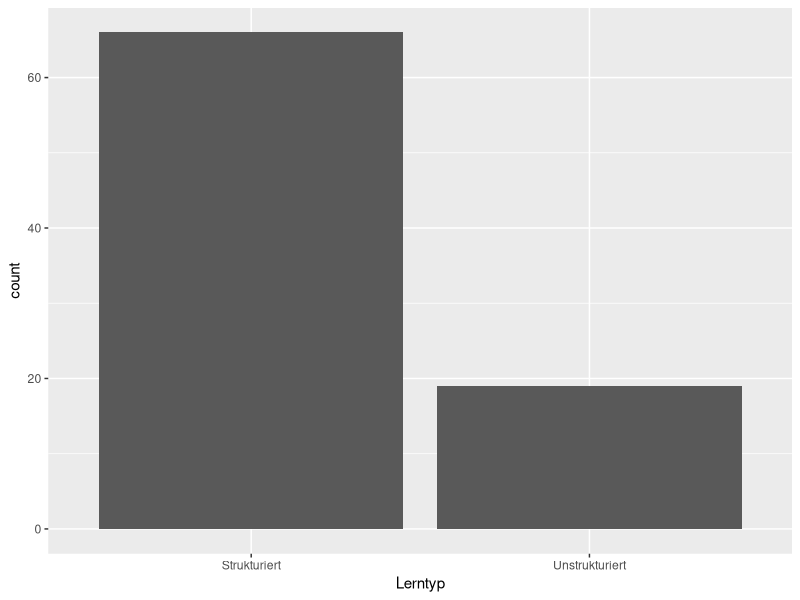
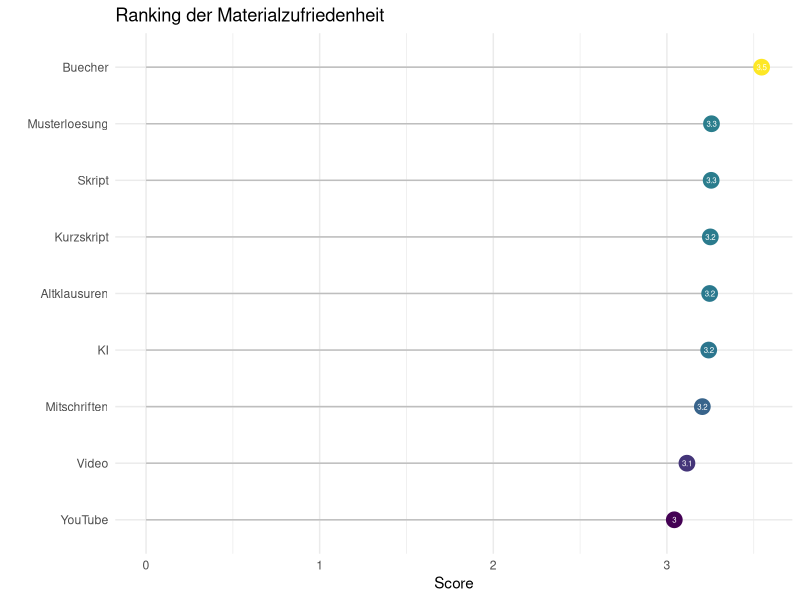
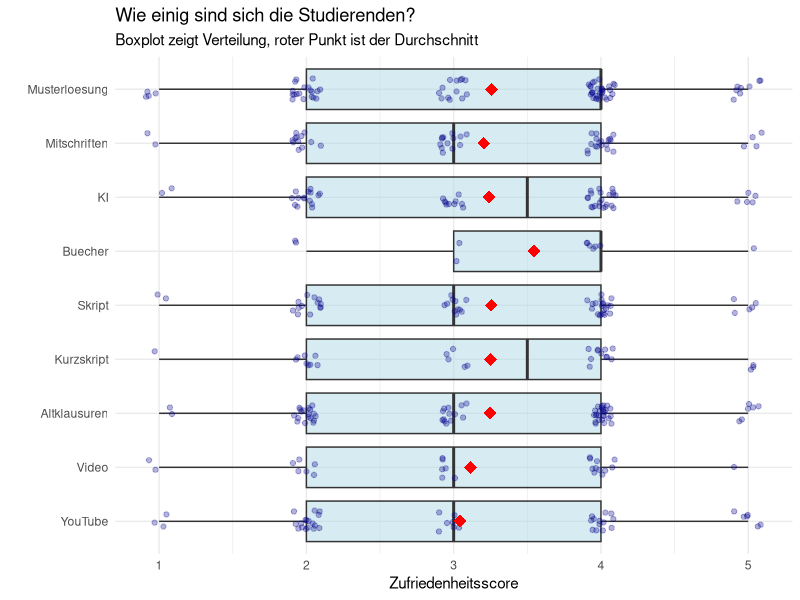
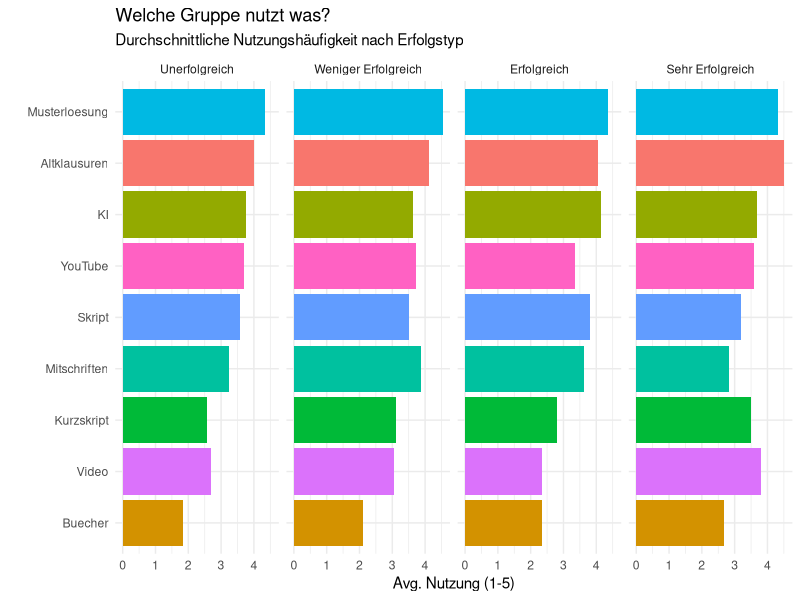

Here is the R script that generated these plots, in order:
#Hier ein paar Plots für die Fragen in Erhebungstechniken 


#Library installieren 
library(tidyverse)

#Reinladen der Umfrage ins global Enviorment
survey.data <- read.csv("results-survey_cleaned.csv")

#Frage 1 - Bevorzugen Studenten Strukturiertes oder Unstrukturiertes Lernen? 

#Unterscheidung: Wer ist sturkturiert und wer schiebt auf?

survey.data <- survey.data %>%
  mutate(
    Lerntyp = case_when(
      #1. Bedingung  Strukturierte Menschen bevorzugen Pflichtaufgaben
      Einstellung_Pflicht_Ball_Num >= 4 ~ "Strukturiert",
      
      #2. Bedingung Strukturierte die neutral zu Pflicht aufgaben 
      # stehen aber trotzdem nicht aufschieben
      Einstellung_Pflicht_Ball_Num == 3 & Einstellung_Aufschieben_Num <= 2 ~ "Strukturiert",
      
      #Alle anderen gelten als weniger/unstrukturiert 
      TRUE ~ "Unstrukturiert"
    )
  )

ggplot(data = survey.data, aes(x = Lerntyp)) +
  geom_bar() 


#Frage 2 - Welche Materialien bringen die höchste Zufriedenheit?


#Aufbereiten der Daten 
material.data <- survey.data %>% 
  #Aus dem Datensatz den zufriendenheitsscore und alle Lernmaterialen extrahieren 
  select(Zufriedenheit_Score, starts_with("Nutzung_"))  %>%
  
  #Verschiebung der Daten damit andere Funktionen später besser Funktionieren
  pivot_longer(
    cols = starts_with("Nutzung_"),
    names_to = "Material",
    values_to = "Nutzungshaeufigkeit"
  )

#"Aufhübschen" der Namensdaten für die Finale Darstellung im Plot
material.data <- material.data %>% 
  mutate(
    Material = str_remove(Material, "Nutzung_"),
    Material = str_remove(Material, "_Num")
  )

#Jetzt werten wir die Daten aus 
#Wir sortieren nach Leuten mit intensiver Nutzung (Score >= 4) 
#Nehmen deren Zufriedenheitswerte und errechnen daraus einen Durchschnitt
#Dann vergleichen wir diese 
satisfaction.analysis <- material.data %>%
  
  #Filtern nach leuten die das Material häufig nutzen
  filter(Nutzungshaeufigkeit >= 4) %>%
  
  #Gruppieren dieser Personen nach Gruppen
  group_by(Material) %>% 
  
  #Für jede Gruppe dann die Durchschnittliche Zufriedenheit ausrechnen
  summarise(
    avg.satisfaction = mean(Zufriedenheit_Score, na.rm = TRUE)
  ) %>%
  
  #Sortieren nach größe (Sieht später schöner aus)
  arrange(desc(avg.satisfaction))

#####################################
# Lollipopdiagramm

ggplot(data = satisfaction.analysis, 
       aes(x = reorder(Material, avg.satisfaction), y = avg.satisfaction)) +
  
  #Lollipopdarstellung
  geom_segment(aes(xend = Material, yend = 0), color = "grey") +
  geom_point(aes(color = avg.satisfaction), size = 5) +
  
  #Beschriftung
  geom_text(aes(label = round(avg.satisfaction, 1)), 
            color = "white", size = 2) + # Zahl im Punkt
  
  coord_flip() +
  
  scale_color_viridis_c(option = "D") + # Farbeinstellung
  
  labs(title = "Ranking der Materialzufriedenheit",
       x = "", y = "Score") +
  
  theme_minimal() +
  theme(legend.position = "none")

###########################
# Boxplotdiagramm


# Rohdaten vor Zusammenfassung für genauere Darstellung
raw_plot_data <- material.data %>%
  filter(Nutzungshaeufigkeit >= 4) 

ggplot(raw_plot_data, 
       aes(x = reorder(Material, Zufriedenheit_Score, FUN = mean), 
           y = Zufriedenheit_Score)) +
  
  # Zeigt die Verteilung (Box)
  geom_boxplot(outlier.shape = NA, fill = "lightblue", alpha = 0.5) +
  
  # Zeigt die echten Datenpunkte
  geom_jitter(width = 0.2, height = 0.1, alpha = 0.3, color = "darkblue") +
  
  # Durschnittspunkt (rot)
  stat_summary(fun = mean, geom = "point", shape = 18, size = 4, color = "red") +
  
  coord_flip() +
  
  labs(title = "Wie einig sind sich die Studierenden?",
       subtitle = "Boxplot zeigt Verteilung, roter Punkt ist der Durchschnitt",
       x = "",
       y = "Zufriedenheitsscore") +
  theme_minimal()



########################################


#Frage 3 - Welche Materialien werden als am effizientesten/besten
#für die Prüfungsvorbereitung empfunden´

#Dazu werden wir einen "Erfolgsscore" erstellen wir addieren die Werte zu den Themen 
#Effizienz, Motivation, Sicherheit und Zeitaufwand und kategorisieren die Leute nach
#Erfolg und schauen dann welche Gruppen welche Materialien am Häufigsten Nutzen

survey.data <- survey.data %>%
  mutate(
    #Drehen des Zeitaufwand Scores damit er richtig  eingerechnet wird:
    Effizienz_Score = 6 - Effekt_Zeitaufwand_Num,
    
    #Jetzt einfach alle Zusammenaddieren(Höchste PunktZahl ist 20)
    Erfolgs_Score = Effekt_Sicherheit_Num + Effekt_Motivation_Num + Effizienz_Score + Effekt_Relevanz_Num
  )

#Labeling der Personen nach Erfolgsscore
survey.data <- survey.data  %>%
  mutate(
    Erfolgs_Label = case_when(
      Erfolgs_Score >= 17 ~  "Sehr Erfolgreich"   ,
      Erfolgs_Score >= 14 ~  "Erfolgreich"        ,
      Erfolgs_Score >= 9  ~  "Weniger Erfolgreich",
      TRUE ~ "Unerfolgreich"
    )
  )

succes.analysis <- survey.data %>%
  # 1. Datensatz wieder Langziehen für die funktion
  pivot_longer(
    cols = starts_with("Nutzung_"),
    names_to = "Material",
    values_to = "Nutzung"
  ) %>%
  
  #Wieder für die Tabelle  die namen "Säubern"
  mutate(
    Material = str_remove(Material, "Nutzung_"),
    Material = str_remove(Material, "_Num")
  )

succes.material.analysis <- succes.analysis  %>%
  
  #Gruppieren nach  Erfolgslabel und nach Material
  group_by(Material, Erfolgs_Label) %>%
  
  #Erechnen der Durchschnittlichen Nutzung in jeder Lerngruppe für jedes Material 
  summarise(
    Durchschnitt_Nutzung = mean(Nutzung, na.rm = TRUE)
  )


# Definieren der logischen Reihenfolge der Faktoren
succes.material.analysis$Erfolgs_Label <- factor(
  succes.material.analysis$Erfolgs_Label, 
  levels = c("Unerfolgreich", "Weniger Erfolgreich", "Erfolgreich", "Sehr Erfolgreich")
)




#################
# Gruppiertes und sortiertes Balkendiagramm

ggplot(data = succes.material.analysis,
       aes(x = reorder(Material, Durchschnitt_Nutzung), # Sortiert Balken nach Größe
           y = Durchschnitt_Nutzung,
           fill = Material)) +
  
  geom_col(show.legend = FALSE) + # Legende ist hier redundant
  
  coord_flip() +
  
  # Der Zaubertrick: Aufteilen nach Erfolgslabel
  facet_wrap(~Erfolgs_Label, nrow = 1) + 
  
  labs(
    title = "Welche Gruppe nutzt was?",
    subtitle = "Durchschnittliche Nutzungshäufigkeit nach Erfolgstyp",
    x = "",
    y = "Avg. Nutzung (1-5)"
  ) +
  theme_minimal()

# Zusammenfassung der Studiengänge in MINT/Lehramt/Sonstige


table(survey.data$Fakultaet)

survey.data <- survey.data %>%
  mutate(
    Fachbereich_Gruppe = case_when(
      
      # 1. GRUPPE: LEHRAMT
      # Schnappt sich "Lehramt" und "Sachunterricht"
      str_detect(Fakultaet, regex("Lehramt|Sachunterricht", ignore_case = TRUE)) ~ "Lehramt",
      
      # 2. GRUPPE: MINT
      # Hier fassen wir alle technischen/naturwissenschaftlichen Fächer zusammen
      # Das "regex(..., ignore_case = TRUE)" sorgt dafür, dass Groß-/Kleinschreibung egal ist
      str_detect(Fakultaet, regex("Mathe|Statistik|Informatik|Physik|Chemie|Bci|Maschinenbau|Bau|Architektur|Raumplanung", ignore_case = TRUE)) ~ "MINT",
      
      # 3. GRUPPE: SONSTIGES
      # Alles was oben nicht passt (WiWi, Soziologie, Erziehungswissenschaften etc.)
      TRUE ~ "Sonstiges"
    )
  )

# KONTROLLE (Wichtig!)
# Damit siehst du sofort, ob die Zuordnung geklappt hat und wer wo gelandet ist
# Statt print(n = 50) nimmst du head(50)
survey.data %>%
  count(Fachbereich_Gruppe, Fakultaet) %>%
  head(50)


#Frage 4 - Wie verändert sich Materialnutzung im Studienverlauf? Werden Studenten selbstständiger?
material.survey.data <- survey.data %>%
  #Wir gruppieren die Semster zusammen damit wir bessere Aussagen treffen können da für einzelne
  #Semester die Daten nicht wirklich ausreichend sind um so genau zu unterscheiden
  mutate(
    Semestergruppe = case_when(
      Fachsemester <= 2 ~ "Start",
      Fachsemester <= 5 ~ "Mitte",
      TRUE ~ "Ende"
    )
  ) %>% 
  pivot_longer(
    cols = starts_with("Nutzung_"),
    names_to = "Materialnutzung",
    values_to = "Nutzungshäufigkeit"
  ) %>% 
  group_by(Semestergruppe, Materialnutzung) %>%
  summarise(
    avg.Nutzung = mean(Nutzungshäufigkeit, na.rm = TRUE)
  ) 

#Wir erstellen den Linienplot um die veränderung der Materialnutzung im Semes
materialnutzung.semester <- ggplot(survey.data, aes(x = Semestergruppe,
                                                    y = avg.Nutzung,
                                                    group = Materialnutzung)) +
  geom_line()




